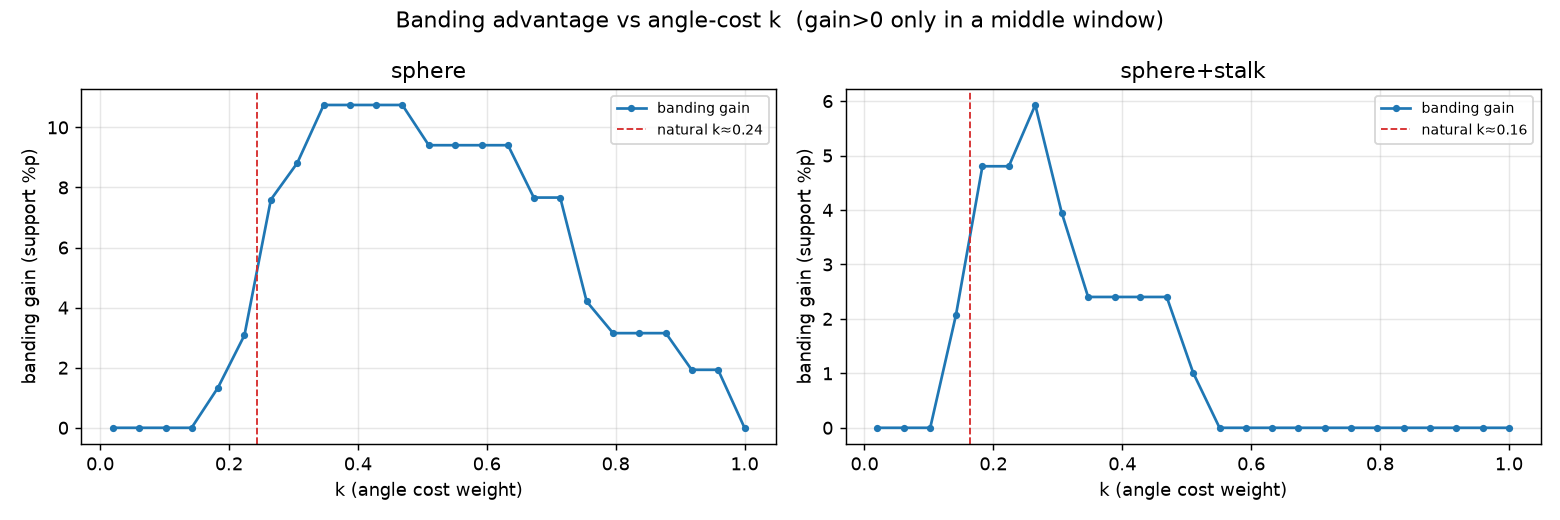

Reproduce this figure in Python.
"""
analyze_k.py — '구간별 각도의 이득'이 k에 어떻게 의존하나 (검토 대응 · 발표 핵심).

문제(정직하게):
    "구간별이 균일보다 낫다"는 결과는 k(각도 비용 가중치)에 의존한다.
      · k가 너무 작으면 → 균일이 이미 최대각으로 감 → 구간별과 동점 (이득 0)
      · k가 너무 크면   → 둘 다 각도 0으로 감           → 동점 (이득 0)
    이득은 '중간 k' 구간에서만 난다. 그럼 그 구간이 왜 하필 거기인가?

가설(물리적 근거):
    k = "각도 1도를 서포트 몇 %p와 맞바꾸나"(교환율)이다. 따라서 물리적으로 의미 있는
    k의 규모 = 서포트 곡선의 기울기 |dSupport/dAngle| (%p per °)다. 이득이 나는 k 구간이
    이 기울기와 겹치면, k는 임의값이 아니라 '모델이 정해주는 자연 스케일'이 된다.

출력: k별 (균일/구간3 서포트, 이득) 표 + 자연 k 스케일 + 그래프(analyze_k.png)
    python3 analyze_k.py            # 데모 모델들
    python3 analyze_k.py model.stl  # 내 STL
"""

import numpy as np
import trimesh
import matplotlib
matplotlib.use("Agg")
import matplotlib.pyplot as plt
from conical.plotstyle import L

from conical.varangle import select_uniform, select_banded
# 판정 기준 통일(2026-07 리뷰): metrics → analytic (해석식)
from conical.analytic import face_support_and_staircase
from conical.meshio import center_on_axis
from conical.config import THRESHOLD_DEG, MAX_ANGLE_DEG, ANGLE_STEP


def support_curve(mesh, cone_type="outward", threshold_deg=THRESHOLD_DEG):
    """전체 모델의 각도별 남은 서포트(%) 곡선 (자연 k 스케일 계산용)."""
    areas = mesh.area_faces
    total = areas.sum()
    angles = list(range(0, MAX_ANGLE_DEG + 1, ANGLE_STEP))
    sup = []
    for a in angles:
        need, _ = face_support_and_staircase(mesh, a, cone_type, threshold_deg)
        sup.append(areas[need].sum() / total * 100.0)
    return np.array(angles), np.array(sup)


def natural_k_scale(mesh):
    """서포트 곡선의 평균 하강 기울기 |dSupport/dAngle| (%p per °).
    outward/inward 중 더 많이 줄이는 쪽 기준."""
    best = 0.0
    for ct in ("outward", "inward"):
        ang, sup = support_curve(mesh, ct)
        drop = sup[0] - sup.min()
        a_at_min = ang[int(np.argmin(sup))]
        if a_at_min > 0 and drop > 0:
            best = max(best, drop / a_at_min)
    return best


def k_sweep(mesh, k_values):
    rows = []
    for k in k_values:
        u = select_uniform(mesh, k)
        b = select_banded(mesh, k, 3)
        rows.append((k, u["support_pct"], b["support_pct"],
                     u["support_pct"] - b["support_pct"]))
    return rows


def analyze(name, mesh, ax=None):
    mesh = mesh.copy()
    mesh.merge_vertices()
    center_on_axis(mesh)   # 회전축(Z)에 XY 센터링 + 바닥 z=0 (off-axis 왜곡 방지)

    kscale = natural_k_scale(mesh)
    ks = np.round(np.linspace(0.02, 1.0, 25), 3)
    rows = k_sweep(mesh, ks)

    print(f"\n{'='*60}\n[{name}]  면수 {len(mesh.faces):,}")
    print(f"  자연 k 스케일(서포트 곡선 기울기) ≈ {kscale:.2f} %p/°")
    print(f"{'k':>6} | {'균일서포트':>8} | {'구간3서포트':>9} | {'이득':>6}")
    print("-" * 60)
    peak = max(rows, key=lambda r: r[3])
    for i, (k, us, bs, g) in enumerate(rows):
        is_peak = (k, us, bs, g) == peak
        if i % 2 == 0 or is_peak:   # 너무 빽빽하지 않게 한 줄 걸러 + 피크는 항상
            mark = "  <= 이득 최대" if is_peak else ""
            print(f"{k:6.3f} | {us:7.1f}% | {bs:8.1f}% | {g:+5.1f}%p{mark}")
    print(f"  → 이득 최대: k={peak[0]:.3f} 에서 {peak[3]:+.1f}%p "
          f"(자연 스케일 {kscale:.2f}와 비교)")

    if ax is not None:
        ks_arr = [r[0] for r in rows]
        gain = [r[3] for r in rows]
        ax.plot(ks_arr, gain, marker="o", ms=3, label=L("banding gain", "밴딩 이득"))
        ax.axvline(kscale, color="tab:red", ls="--", lw=1,
                   label=L(f"natural k≈{kscale:.2f}", f"자연 스케일 k≈{kscale:.2f}"))
        ax.set_title(name)
        ax.set_xlabel(L("k (angle cost weight)", "k (각도 비용 가중치)"))
        ax.set_ylabel(L("banding gain (support %p)", "밴딩 이득 (서포트 %p)"))
        ax.grid(alpha=0.3)
        ax.legend(fontsize=8)
    return rows, kscale


def demo_models():
    models = {}
    models["sphere"] = trimesh.creation.icosphere(subdivisions=4, radius=10)
    s = trimesh.creation.icosphere(subdivisions=3, radius=8)
    cyl = trimesh.creation.cylinder(radius=3, height=20); cyl.apply_translation([0, 0, 18])
    models["sphere+stalk"] = trimesh.util.concatenate([s, cyl])
    return models


if __name__ == "__main__":
    import sys

    if len(sys.argv) > 1:
        models = {sys.argv[1]: trimesh.load(sys.argv[1], force="mesh")}
    else:
        print("[STL 없음 → 데모 모델들로 실행]")
        models = demo_models()

    fig, axes = plt.subplots(1, len(models), figsize=(6 * len(models), 4), squeeze=False)
    for ax, (name, mesh) in zip(axes[0], models.items()):
        analyze(name, mesh, ax)
    fig.suptitle(L("Banding advantage vs angle-cost k  (gain>0 only in a middle window)",
                   "각도 비용 k에 따른 밴딩 이득  (이득>0 구간이 중간에만 있다)"))
    fig.tight_layout()
    fig.savefig("analyze_k.png", dpi=130)
    print("\nsaved: analyze_k.png")
    print("해석: 이득이 나는 k 구간이 '자연 k 스케일'(빨간 점선) 근처에 있으면,")
    print("      k는 임의값이 아니라 모델의 서포트 곡선이 정해주는 값이라는 근거가 된다.")
